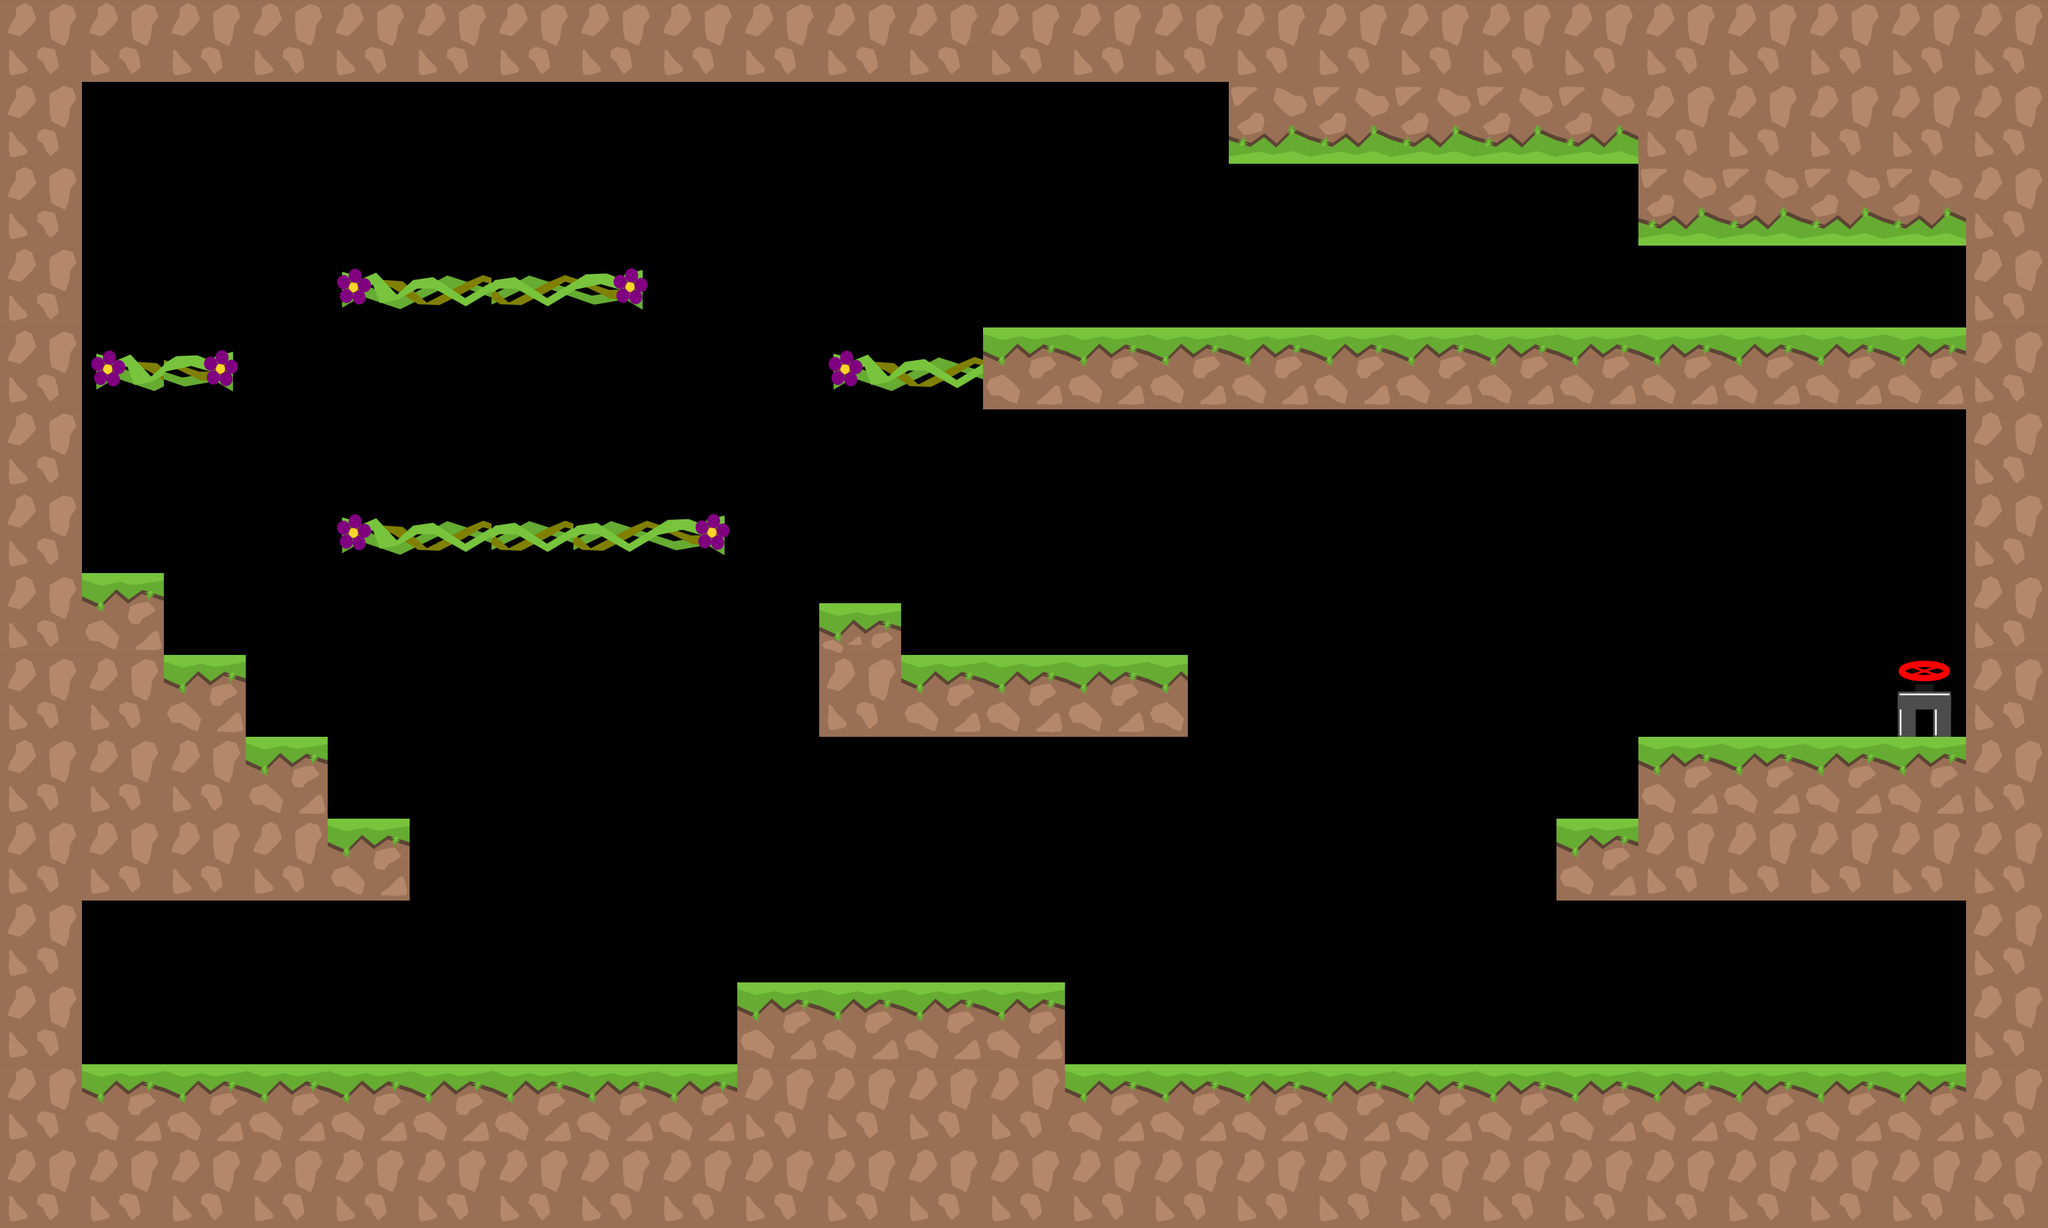

This game map was drawn from its Tiled (.tmx) file and the tilesets committed beside it. A one-line description and the trimmed map source follow:
An orthogonal 25x15 tile map with 128x128 px tiles, 2 tile layers (graphics, oil), 2 tilesets and 35 objects.

<map version="1.0" tiledversion="1.1.1" orientation="orthogonal" renderorder="right-down" width="25" height="15" tilewidth="128" tileheight="128" infinite="0" nextobjectid="198">
 <tileset firstgid="1" source="tiles_128x128.tsx" />
 <tileset firstgid="37" source="tiles_oil_128x128.tsx" />
 <layer name="graphics" width="25" height="15">
  <data>[375 cells, 167 non-empty, 9 distinct tile ids]</data>
 </layer>
 <layer name="oil" width="25" height="15">
  <data>[375 cells, 0 non-empty, 0 distinct tile ids]</data>
 </layer>
 <objectgroup name="blocks">
  <object id="2" x="3072" y="4" width="112" height="1696" />
  <object id="3" x="64" y="52" width="64" height="1684" />
  <object id="4" x="8" y="4" width="3172" height="120" />
  <object id="127" x="8" y="1664" width="3196" height="248.002" />
  <object id="184" x="128" y="1280" width="512" height="128" />
  <object id="185" x="128" y="1152" width="384" height="128" />
  <object id="186" x="128" y="1024" width="256" height="128" />
  <object id="187" x="128" y="896" width="128" height="128" />
  <object id="188" x="1280" y="1024" width="576" height="128" />
  <object id="189" x="2432" y="1280" width="640" height="128" />
  <object id="190" x="2560" y="1152" width="512" height="128" />
  <object id="191" x="1536" y="512" width="1536" height="128" />
  <object id="192" x="1920" y="128" width="640" height="128" />
  <object id="193" x="2560" y="128" width="512" height="256" />
  <object id="194" x="1152" y="1536" width="512" height="128" />
  <object id="195" x="1280.06" y="942.727" width="127.758" height="81.4545" />
 </objectgroup>
 <objectgroup name="switch">
  <object id="160" x="2944" y="384" width="128" height="128" />
 </objectgroup>
 <objectgroup name="levelEndBlock">
  <object id="146" x="1727.33" y="895.667" width="128" height="128" />
 </objectgroup>
 <objectgroup name="slope" />
 <objectgroup name="passBlock">
  <object id="165" x="144.289" y="561.254" width="215.697" height="46" />
  <object id="181" x="1313.99" y="559.921" width="215.697" height="46" />
  <object id="182" x="543.38" y="430.709" width="444.364" height="46" />
  <object id="197" x="546.38" y="815.709" width="567.364" height="46" />
 </objectgroup>
 <objectgroup name="flowers">
  <object id="74" x="836.97" y="248.853" width="69.697" height="69.697">
   <ellipse />
  </object>
  <object id="76" x="285.212" y="308.005" width="69.697" height="69.697">
   <ellipse />
  </object>
  <object id="80" x="2589.95" y="408.853" width="69.697" height="69.697">
   <ellipse />
  </object>
  <object id="83" x="1304.49" y="770.671" width="69.697" height="69.697">
   <ellipse />
  </object>
  <object id="112" x="1697.22" y="738.55" width="69.697" height="69.697">
   <ellipse />
  </object>
  <object id="114" x="1946.43" y="1186.67" width="69.697" height="69.697">
   <ellipse />
  </object>
  <object id="141" x="2773.76" y="780.006" width="69.697" height="69.697">
   <ellipse />
  </object>
  <object id="143" x="476.245" y="914.729" width="69.697" height="69.697">
   <ellipse />
  </object>
  <object id="144" x="2005.58" y="1485.22" width="69.697" height="69.697">
   <ellipse />
  </object>
  <object id="196" x="2898.43" y="1506.67" width="69.697" height="69.697">
   <ellipse />
  </object>
 </objectgroup>
 <objectgroup name="end">
  <object id="44" x="2957.31" y="1033.7" width="93" height="95">
   <ellipse />
  </object>
 </objectgroup>
 <objectgroup name="pushBlocks">
  <object id="46" x="1580.67" y="897.333" width="124.667" height="124.667" />
  <object id="183" x="768" y="1536" width="124.667" height="124.667" />
 </objectgroup>
 <objectgroup name="damage" />
 <objectgroup name="warp_a" />
 <objectgroup name="warp_b" />
</map>
